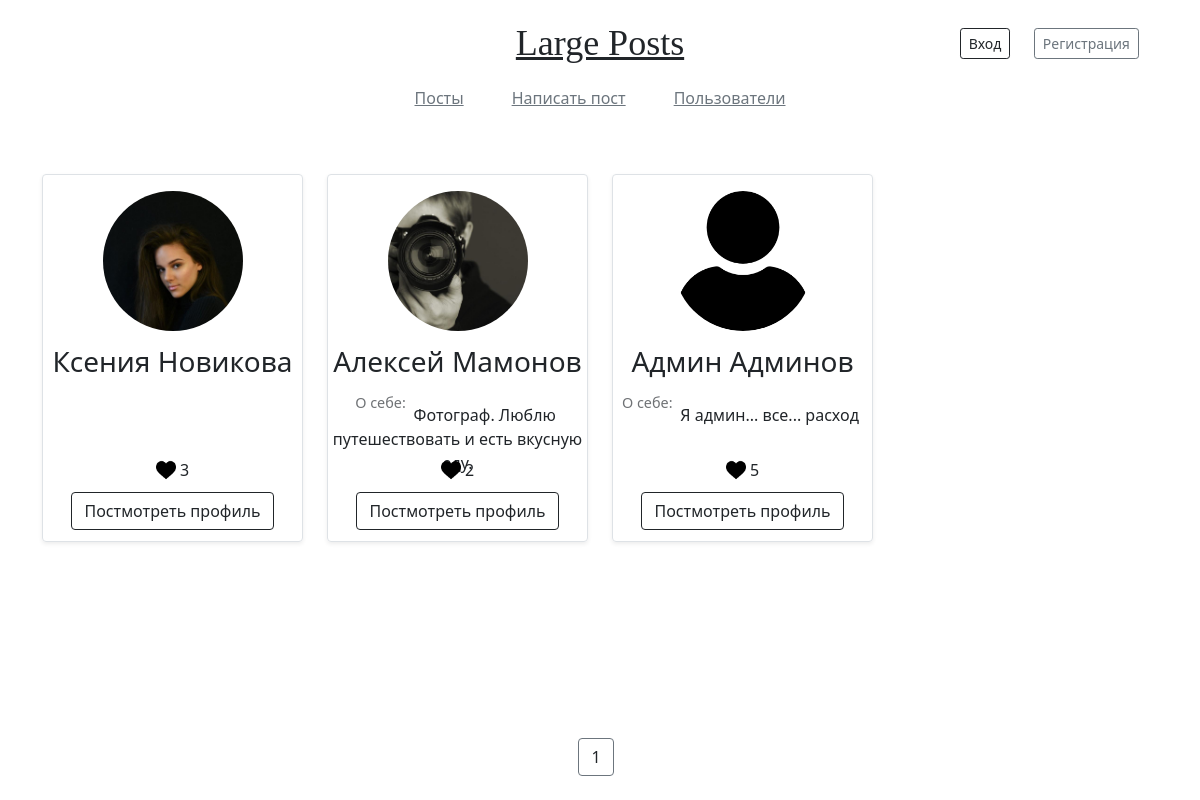
/users/list-1/, run on the app's committed database.
### app_users/models.py (models this page shows, shortened)
class Profile(models.Model):
    user = models.OneToOneField(settings.AUTH_USER_MODEL, on_delete=models.CASCADE)
    about = models.CharField(max_length=1500, blank=True)
    avatar = models.ImageField(validators=[max_file_size_avatar],
                               upload_to=get_upload_path_avatar,
                               default='../static/img/app_users/user.png')
    like_counter = models.IntegerField(default=0)

### app_users/views.py (the view)
# urls.py: path('list-<int:page_num>/', views.UsersList.as_view(), name='users list'),
class UsersList(View):
    def get(self, request, page_num):
        users_profiles_list = PageNumsList(page_num=page_num,
                                           num_objs=8,
                                           model_objs=Profile.objects.all())
        context = {
            'title': 'Список Постов',
            'page_num': page_num,
            'page_nums_list': users_profiles_list.get_page_num_list(),
            'mini_users_list': TableMiniUsers(
                profile_objects=users_profiles_list.get_model_objs_list('-id')
            ).get_html_str()
        }
        return render(request, 'app_users/users_list.html', context)

### app_home/addons_for_views.py (called while the page is built)
    def __create_start_end_nums(self):
        self.__start_num = (self.__page_num - 1) * self.__num_objs
        self.__end_num = self.__page_num * self.__num_objs

    def __create_page_num_list(self):
        self.__page_nums_list = [1, 2, 3]
        nums_max_pages = math.ceil(self.__model_objs.count() / self.__num_objs)  # Округляю до большего целого числа
        if self.__page_num != 1:
            self.__page_nums_list = [self.__page_num - 1, self.__page_num, self.__page_num + 1]
            if self.__page_num + 1 > nums_max_pages:
                del self.__page_nums_list[-1]
        elif self.__page_num + 2 > nums_max_pages:
            del self.__page_nums_list[-1]
            if self.__page_num + 1 > nums_max_pages:
                del self.__page_nums_list[-1]

    def get_model_objs_list(self, *orders):
        return self.__model_objs.order_by(*orders)[self.__start_num:self.__end_num]

    def get_page_num_list(self):
        return self.__page_nums_list

### app_users/context_processors.py (called while the page is built)
def log_form(request):
    login_form = LoginForm()
    return {'login_form': login_form}

### app_users/views_str_render.py (called while the page is built)
    @staticmethod
    def __html_table(profile_objects):
        context = {
            'objs_list': profile_objects,
        }
        return render_to_string('app_users/miniature/miniature_user.html', context)

    def get_html_str(self):
        return self.__html_str

### app_users/templates/app_users/miniature/miniature_user.html
{% load static %}
<div class="container">
    <div class="row mb-2">
        {% for user_obj in objs_list %}
            <div class="col-md-3">
                <div class="text-center border rounded overflow-hidden shadow-sm pt-3" style="min-height: 23rem; position: relative;">
                    <div class="user-mini-avatar mb-2" style="background-image: url({{ user_obj.avatar.url }});"></div>
                    <h3 class="mb-4">{{ user_obj.user.first_name }} {{ user_obj.user.last_name }}</h3>
                    {% if user_obj.about %}
                        <div class="mb-2">
                            <span class="user-mini-about-label">О себе: </span>
                            <span>{{ user_obj.about }}</span>
                        </div>
                    {% endif %}
                    <div style="position: absolute; bottom: -0.3rem; width: 100%">
                        <div class="user-mini-like">
                            <div class="user-mini-like-icon" style="background-image: url({% static 'img/app_users/like_heart.png' %});"></div>
                            <span class="user-mini-like-num">{{ user_obj.like_counter }}</span>
                        </div>
                        <p><a class="btn btn-outline-dark"  href="{% url 'user' user_obj.user_id %}">Постмотреть профиль</a></p>
                    </div>
                </div>
            </div>
        {% endfor %}
    </div>
</div>

### app_home/static/css/blog.css (style rules this page uses)
.user-mini-avatar { display: inline-block; horiz-align: center; width: 140px; height: 140px; border-radius: 70px; background-size: cover; background-position: center; background-repeat: no-repeat; }
.user-mini-about-label { position: relative; bottom: 0.8rem; right: 0.25rem; font-size: 0.9rem; color: #6f7275; }
.user-mini-like-icon { display: inline-block; vertical-align: middle; line-height: normal; height: 20px; width: 20px; background-size: cover; background-position: center; background-repeat: no-repeat; }
.user-mini-like-num { display: inline-block; vertical-align: middle; line-height: normal; }
.user-mini-like { margin-bottom: 1rem; height: 20px; horiz-align: center; }

### data on the page
Profile: avatar (placeholder picture), user.first_name "Ксения", user.last_name "Новикова", like_counter "3"
Profile: avatar (placeholder picture), user.first_name "Алексей", user.last_name "Мамонов", about "Фотограф. Люблю путешествовать и есть вкусную…", like_counter "2"
Profile: avatar (placeholder picture), user.first_name "Админ", user.last_name "Админов", about "Я админ... все... расход", like_counter "5"

### other printed values
{{ num }} "1"
